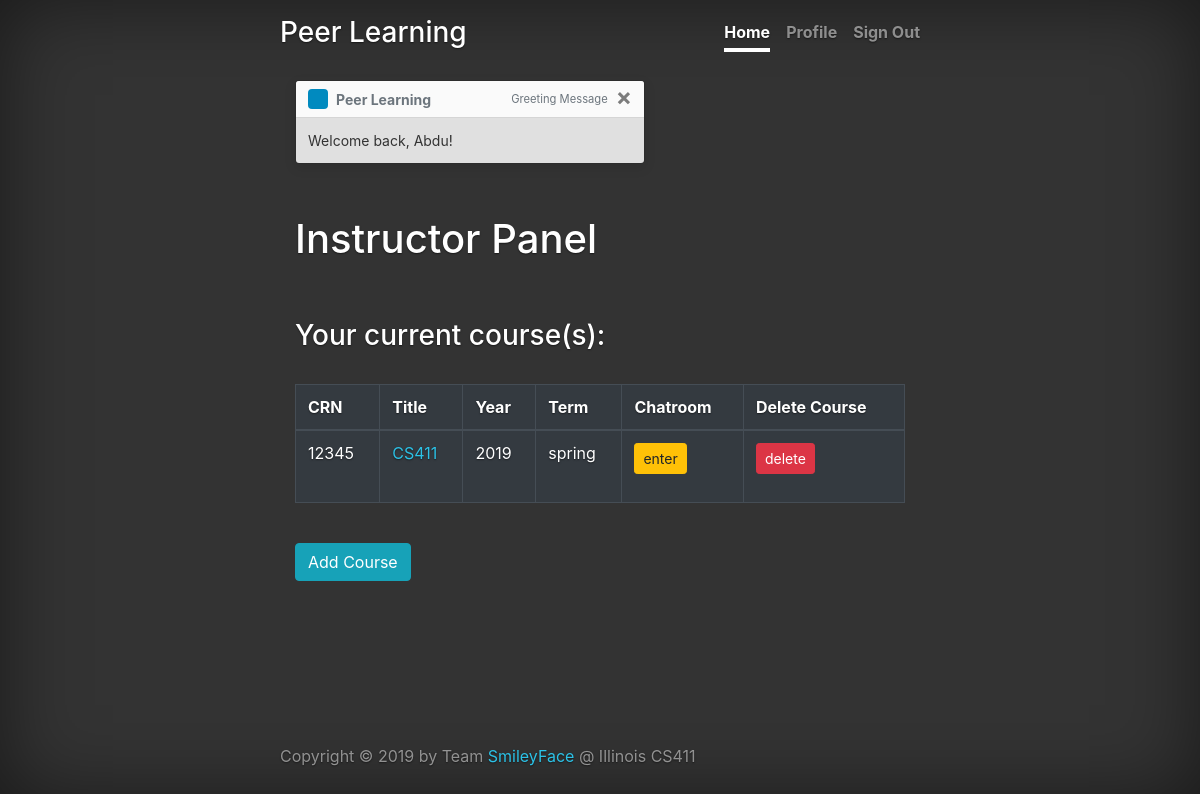
The app's page /dashboard/instructor/courses (signed in), older data.
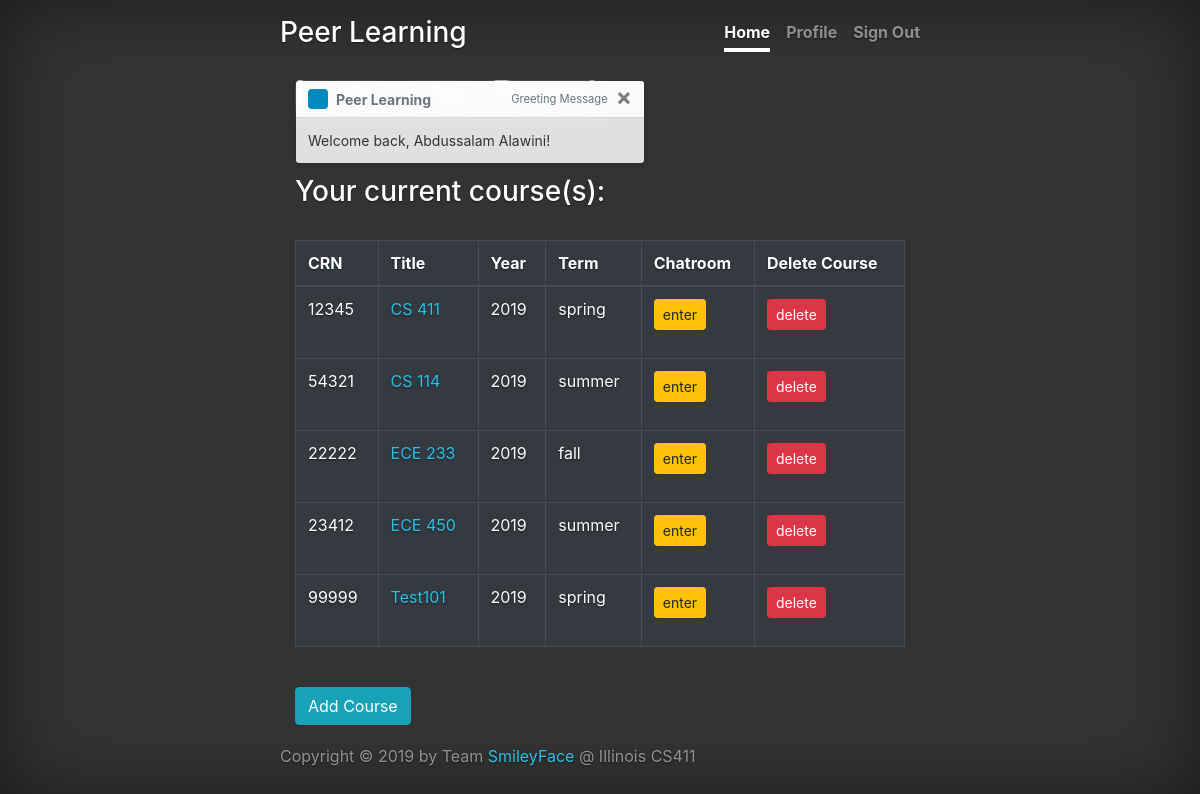
The same page, newer data.
### application/models.py (models this page shows, shortened)
class User(UserMixin, db.Model):
    __tablename__ = 'user'
    email = db.Column(db.String(120), primary_key=True)
    name = db.Column(db.String(80), unique=False, nullable=False)
    password = db.Column(db.String(80), unique=False, nullable=False)
    user_type = db.Column(db.String(50))

class Course(db.Model):
    CRN = db.Column(db.String(120), primary_key=True)
    title = db.Column(db.String(80), nullable=False)
    year = db.Column(db.Integer, nullable=False)
    term = db.Column(db.String(10), nullable=False)
    instructor = db.Column(db.String(120), db.ForeignKey('user.email'))
    active_question = db.Column(db.Integer,
                                nullable=True)  # supposed to be a foreign key, but will cause circular dependency

### application.py (the view)
@application.route('/dashboard/instructor/courses', methods=['GET', 'POST'])
def instructor_dashboard():
    if flask_login.current_user is None or flask_login.current_user.is_anonymous:
        return redirect(url_for('login'))
    if flask_login.current_user.user_type == STUDENT:
        return redirect(url_for('student_dashboard'))
    add_course_form = CourseInfoForm(request.form)
    if request.method == 'POST':
        if not add_course_form.validate():
            return str(add_course_form.errors)
        c = course_from_form(add_course_form)
        try:
            db.session.execute(
                'INSERT INTO course '
                '(CRN, title, year, term, instructor) '
                'VALUES ("%s", "%s", "%s", "%s", "%s")' %
                (c.CRN, c.title, c.year, c.term, c.instructor))
            db.session.commit()
            db.session.close()
        except Exception as e:
            db.session.rollback()
            return str(e)
        return redirect(url_for('instructor_dashboard'))
    elif request.method == 'GET':
        try:
            courses = Course.query.filter_by(instructor=flask_login.current_user.email)
            return render_template("instructor_dashboard.html", current_user=flask_login.current_user, courses=courses,
                                   add_course_form=add_course_form)
        except Exception as e:
            db.session.rollback()
            return str(e)
    return render_template("instructor_dashboard.html", current_user=flask_login.current_user,
                           add_course_form=add_course_form)

### application.py (called while the page is built)
@login_manager.user_loader
def user_loader(email):
    return User.query.get(email)

### templates/instructor_dashboard.html (shortened to what this page needs)
{% extends "base.html" %} {% import 'macros.html' as macros %}
{% set nav_tabs = [("Home", "/dashboard/instructor/courses"), ("Profile", "/dashboard/instructor/profile"), ("Sign Out", "/logout")] %}
{% set active_tab = "Home" %}
{% block content %}
<main role="main">
  <div class="container-fluid">
    <div aria-live="polite" aria-atomic="true">
      <div class="toast" style="position: absolute; top: 80; width: 200rem;" data-delay="3000">
        <div class="toast-header">
          <svg class="bd-placeholder-img rounded mr-2" width="20" height="20" xmlns="http://www.w3.org/2000/svg"
            preserveAspectRatio="xMidYMid slice" focusable="false" role="img">
            <rect fill="#018abf" width="100%" height="100%"></rect>
          </svg>
          <strong class="mr-auto">Peer Learning</strong>
          <small class="text-muted">Greeting Message</small>
          <button type="button" class="ml-2 mb-1 close" data-dismiss="toast" aria-label="Close">
            <span aria-hidden="true">&times;</span>
          </button>
        </div>
        <div class="toast-body">
          Welcome back, {{current_user.name}}!
        </div>
      </div>
    </div>
    <h1 class="cover-heading">Instructor Panel</h1>
    <br>
    <br>
    <h3>Your current course(s):</h3>
    <br>
    <table class="table table-hover table-dark">
      <thead>
        <tr>
          <th scope="col">CRN</th>
          <th scope="col">Title</th>
          <th scope="col">Year</th>
          <th scope="col">Term</th>
          <th scope="col">Chatroom</th>
					<th scope="col">Delete Course</th>
        </tr>
      </thead>
      <tbody>
        {% for c in courses %}
        <tr>
          <td>{{ c.CRN }}</td>
          <td><a href="/dashboard/instructor/course/{{c.CRN}}">{{ c.title }}</a></td>
          <td>{{ c.year }}</td>
          <td>{{ c.term }}</td>
          <td><button class="btn btn-warning btn-sm" onclick="window.open('/chatroom/{{c.CRN}}','_blank')">
              enter</button></td>
					<td>
							<form action="/course/delete/{{c.CRN}}" method="post">
		    					<button class="btn btn-danger btn-sm" name="forwardBtn" type="submit">delete</button>
							</form>
					</td>
        </tr>
        {% endfor %}
      </tbody>
    </table>
    <br>
    <button id="AddCourseBtn" class="btn btn-info">Add Course</button>
    <br>
  </div>
</main>
{% endblock %}

### templates/base.html (shortened to what this page needs)
<html lang="en">
  <head>
    <link rel="stylesheet" href="https://stackpath.bootstrapcdn.com/bootstrap/4.3.1/css/bootstrap.min.css">
    <link rel="stylesheet" href="/static/styles/style.css">
    <link rel="stylesheet" href="https://use.fontawesome.com/releases/v5.8.1/css/all.css">
  </head>
  <body>
    <div class="cover-container d-flex w-100 h-100 p-3 mx-auto flex-column">
      <header class="masthead mb-auto">
          <div class="inner">
            <h3 class="masthead-brand">Peer Learning</h3>
            <nav class="nav nav-masthead justify-content-center">
              {% if nav_tabs is not defined %}
                <a class="nav-link active" href="/index">Home</a>
              {% else %}
                {% for text, href in nav_tabs %}
                  {% if active_tab == text %}
                      <a class="nav-link active" href="{{href}}">{{text}}</a>
                  {% else %}
                      <a class="nav-link" href="{{href}}">{{text}}</a>
                  {% endif %}
                {% endfor %}
              {% endif %}
            </nav>
          </div>
        </header>
      {% block content %} {% endblock %}
      <footer class="mastfoot mt-auto">
          <div class="inner">
            <p>Copyright © 2019 by Team <a href='https://wiki.illinois.edu/wiki/pages/viewpage.action?pageId=689152728'>SmileyFace</a> @ Illinois CS411</p>
          </div>
        </footer>
    </div>
  </body>
</html>

### static/styles/style.css (style rules this page uses)
a, a:focus, a:hover { color: #2cc2e7; }
.toast { color: #333; text-shadow: none; text-align: left; }
html, body { height: 100%; background-color: #333; }
body { display: flex; color: #fff; text-shadow: 0 .05rem .1rem rgba(0, 0, 0, .5); box-shadow: inset 0 0 5rem rgba(0, 0, 0, .5); }
.cover-container { max-width: 42em; }
.masthead { margin-bottom: 2rem; }
.masthead-brand { margin-bottom: 0; }
.nav-masthead .nav-link { padding: .25rem 0; font-weight: 700; color: rgba(255, 255, 255, .5); background-color: transparent; border-bottom: .25rem solid transparent; }
.nav-masthead .nav-link + .nav-link { margin-left: 1rem; }
.nav-masthead .active { color: #fff; border-bottom-color: #fff; }
@media (min-width: 48em) { .masthead-brand { float: left; } }
@media (min-width: 48em) { .nav-masthead { float: right; } }
.mastfoot { color: rgba(255, 255, 255, .5); }

### templates/instructor_dashboard.html (style rules this page uses)
td, th { border: 1px solid #dddddd; text-align: left; padding: 8px; }
.toast { color: #333; text-shadow: none; text-align: left; }

Row changes from the older to the newer data that the page shows:
changed User: name "Abdu" → "Abdussalam Alawini"
changed Course id 12345: title "CS411" → "CS 411"
added Course: CRN "54321", title "CS 114", year "2019", term "summer"
added Course: CRN "22222", title "ECE 233", year "2019", term "fall"
added Course: CRN "23412", title "ECE 450", year "2019", term "summer"
added Course: CRN "99999", title "Test101", year "2019", term "spring"
